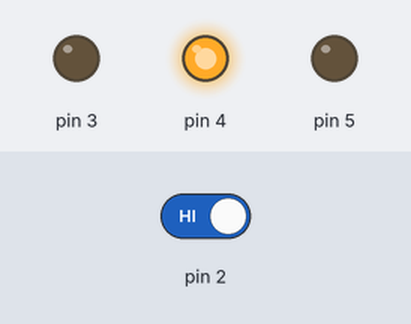
The sketch below on a simulated Arduino Uno, built with avr-gcc and run on an emulated ATmega328P. Shown: output pins drawn as LEDs (lit = HIGH). The test bench sets the inputs (shaded band); at power-on: pin 2 HIGH.

Above: at 12.8 s.
12.9 s: pin 2 driven LOW
At 14.7 s:
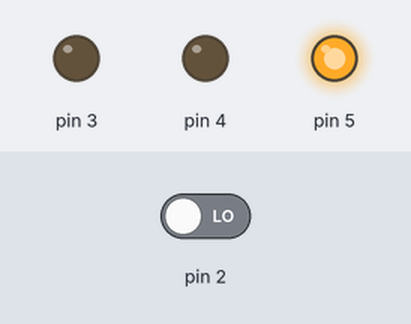
At 19.0 s:
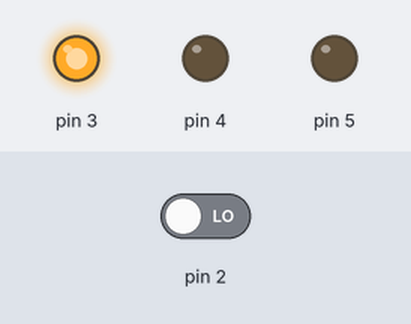
19.6 s: pin 2 driven HIGH
At 20.2 s:
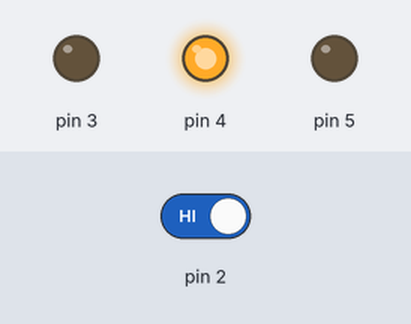
Timing chart, 0 to 35.1 s (numbered marks = the images above; inputs shaded):
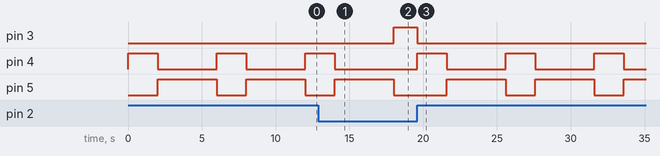

The sketch:

TrafficLight.ino
```cpp
int switchState = 0;

void setup() {
  pinMode(3, OUTPUT);
  pinMode(4, OUTPUT);
  pinMode(5, OUTPUT);
  pinMode(2, INPUT);

}

void loop() {
  switchState = digitalRead(2);


  // Pressed button simulates a car arriving at a red light on the other side.
  // The light will turn yellow, then red, then back to green when finished.
  // Otherwise light will stay green.
  if(switchState == LOW){
    digitalWrite(3, HIGH);
    digitalWrite(4, LOW);
    digitalWrite(5, LOW);
  }
  else{

    digitalWrite(3, LOW);
    digitalWrite(4, HIGH);
    delay(2000);
    digitalWrite(4, LOW);
    digitalWrite(5, HIGH);
    delay(4000);
    digitalWrite(3, HIGH);
    digitalWrite(4, LOW);
    digitalWrite(5, LOW);
  }
}
```

Measured:
- after the input at 12.9 s, pin 3: LOW → HIGH after 5.1 s; pin 4: goes on until 14.0 s, then stays LOW
- after the input at 19.6 s, pin 3: HIGH → LOW at once; pin 4: alternates HIGH for 2.0 s and LOW for 4.0 s, starting at once; pin 5: alternates HIGH for 4.0 s and LOW for 2.0 s, starting after 2.0 s
- by itself, pin 4: alternates HIGH for 2.0 s and LOW for 4.0 s
- by itself, pin 5: alternates HIGH for 4.0 s and LOW for 2.0 s
